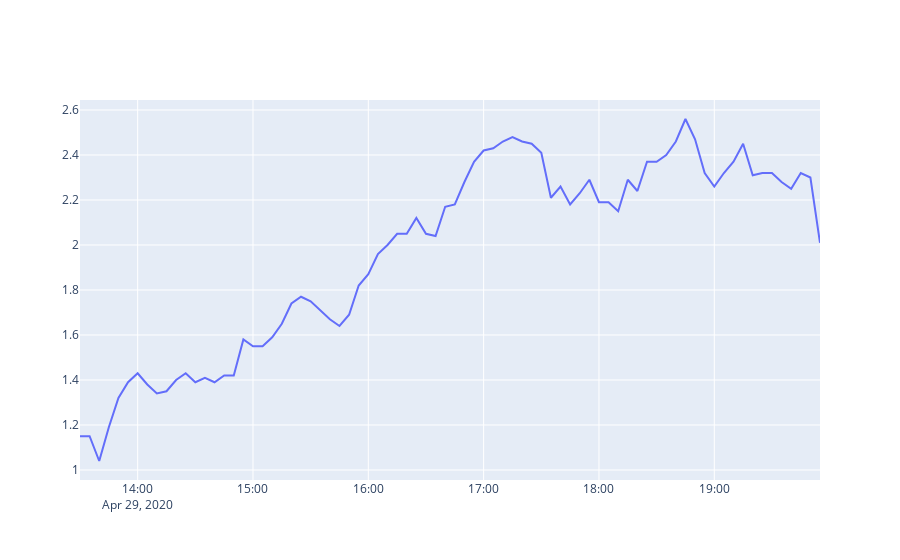

Notebook cell for this chart:
### Code cell
import plotly.graph_objs as go
import plotly.figure_factory.utils as utils

fig = go.Figure([go.Scatter(x=df['begins_at'], y=df['open_price'])])
fig.show()
